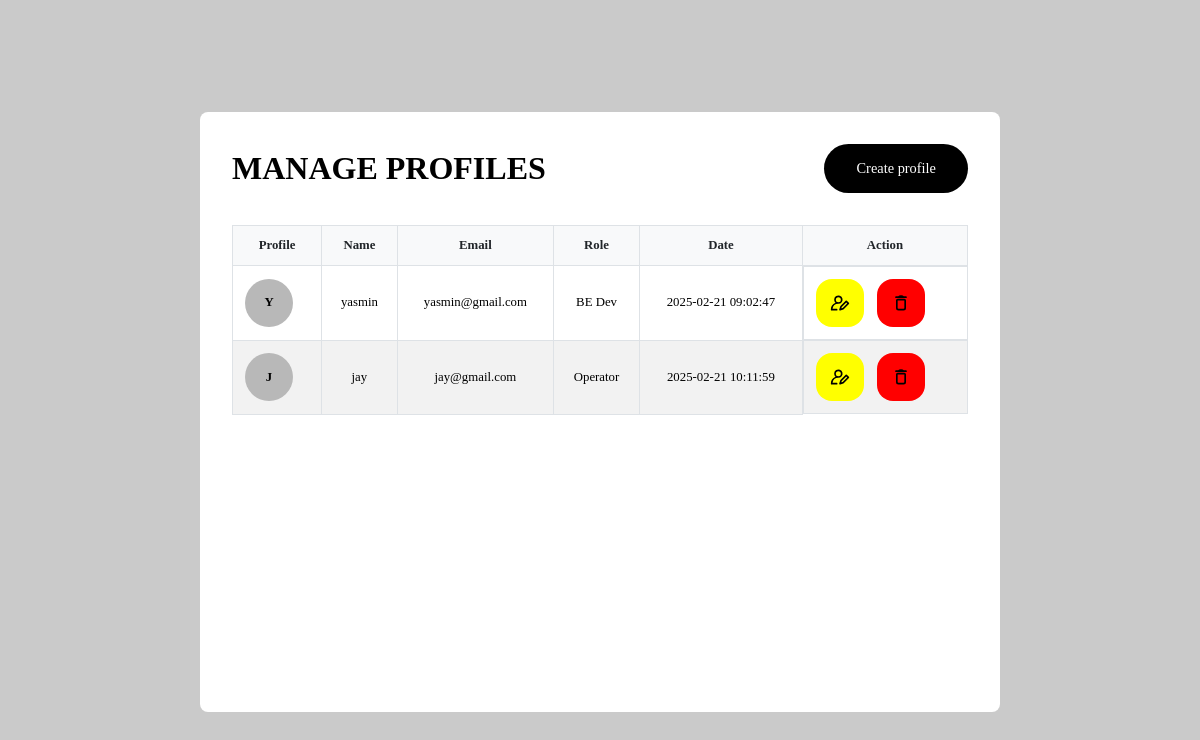
Before: / with the older database file.
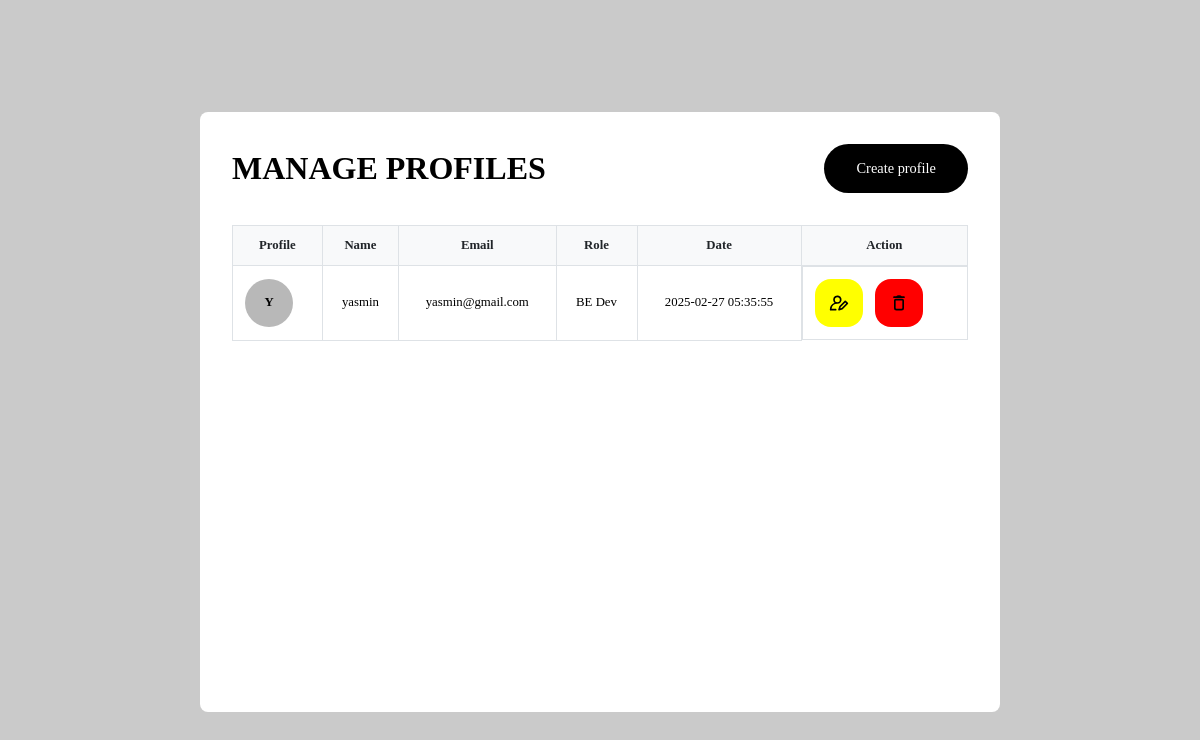
After: the same page with the newer database file.
### tables this page shows
CREATE TABLE users (
            id INTEGER PRIMARY KEY AUTOINCREMENT,
            name TEXT NOT NULL,
            email TEXT NOT NULL,
            role TEXT NOT NULL,
            createdAt TIMESTAMP NOT NULL DEFAULT CURRENT_TIMESTAMP,
            updatedAt TIMESTAMP NOT NULL DEFAULT CURRENT_TIMESTAMP
        );

### app.py (the view)
@app.route("/", methods=["GET"])
def home_route():
    db = g.db
    cursor = db.cursor()
    cursor.execute("SELECT * FROM users")
    users = cursor.fetchall()
    return render_template("home.html", users=users)

### app.py (called while the page is built)
@app.before_request
def before_request():
    g.db = db_handler.get_connection()

@app.teardown_appcontext
def teardown_db(exception):
    db_handler.close_connection()

### lib/db.py (called while the page is built)
    def get_connection(self):
        if "db" not in g:
            g.db = sqlite3.connect(self.db_path)
            g.db.row_factory = sqlite3.Row
        return g.db

    def close_connection(self):
        db = g.pop("db", None)
        if db is not None:
            db.close()

### templates/home.html (shortened to what this page needs)
<!DOCTYPE html>
<html lang="en">
<head>
    <link rel="stylesheet" href="{{ url_for('static', filename='css/style.css') }}">
</head>
<body>
    <main class="container">
        <header class="container-header">
            <h1>MANAGE PROFILES</h1>
            <section class="flex items-center justify-between gap-2 text-lg">
                <div class="btn semibold">
                    <a href="/create-profile" class="text-white">Create profile</a>
                </div>
            </section>
        </header>
        {% if users %}
        <section class="mt-5">
            <table class="table">
                <thead>
                    <tr>
                        <th scope="col">Profile</th>
                        <th scope="col">Name</th>
                        <th scope="col">Email</th>
                        <th scope="col">Role</th>
                        <th scope="col">Date</th>
                        <th scope="col">Action</th>
                    </tr>
                </thead>
                <tbody>
                    {% for user in users %}
                    <tr>
                        <td>
                            <div class="picture">{{ user["name"][0] | e }}</div>
                        </td>
                        <td>{{ user["name"] | e }}</td>
                        <td>{{ user["email"] | e }}</td>
                        <td>{{ user["role"] | e }}</td>
                        <td>{{ user["createdAt"] | e }}</td>
                        <td class="flex items-center gap-2">
                            <a href="/edit-profile/{{user['id']}}"
                                class="btn btn-warning flex items-center justify-center">
                            </a>
                            <button data-id="{{ user['id'] }}" onclick="onPressedAskDeleteConfirmation(this)"
                                class="btn btn-danger flex items-center justify-center">
                            </button>
                        </td>
                    </tr>
                    {% endfor %}
                </tbody>
            </table>
        </section>
        {% endif %}
    </main>
</body>
</html>

### static/css/style.css (style rules this page uses)
* { margin: 0; padding: 0; box-sizing: border-box; font-family: "Lexend"; }
body { width: 100vw; height: 100%; background: #cacaca; }
a { text-decoration: none; color: white; }
button { border: none; }
.semibold { font-weight: 500; }
.container { width: 800px; height: 600px; background: white; padding: 2rem; border-radius: .5rem; margin-left: auto; margin-right: auto; margin-top: 7rem; }
.container-header { display: flex; justify-content: space-between; align-items: center; }
.container-header h1 { font-weight: 700; }
.btn { text-align: center; padding-left: 2rem; padding-right: 2rem; padding-top: 1rem; padding-bottom: 1rem; background: black; border-radius: 2rem; color: white; cursor: pointer; transition: all 250ms; }
.flex { display: flex; }
.justify-between { justify-content: space-between; }
.justify-center { justify-content: center; }
.items-center { align-items: center; }
.gap-2 { gap: .8rem; }
.text-lg { font-size: .9rem; }
.btn-danger { background: red; }
.btn-warning { background: yellow; }
.mt-5 { margin-top: 2rem; }
.table { width: 100%; border-collapse: collapse; margin: 20px 0; font-size: 16px; text-align: left; }
.table thead tr { background-color: #f8f9fa; color: #212529; font-weight: bold; text-align: center; }
.table th, .table td { padding: 12px; border: 1px solid #dee2e6; text-align: center; font-size: .8rem; }
.table td a, .table td button { width: 3rem; height: 3rem; padding: .8rem; border-radius: 1rem; }
.picture { width: 3rem; height: 3rem; border-radius: 3rem; background: rgb(184, 184, 184); display: flex; justify-content: center; align-items: center; text-transform: uppercase; font-weight: bold; }

Changed rows visible on the page:
removed users: name "Y", name "yasmin", email "yasmin@gmail.com", role "BE Dev", createdAt "2025-02-21 09:02:47"
removed users: name "J", name "jay", email "jay@gmail.com", role "Operator", createdAt "2025-02-21 10:11:59"
added users: name "Y", name "yasmin", email "yasmin@gmail.com", role "BE Dev", createdAt "2025-02-27 05:35:55"
